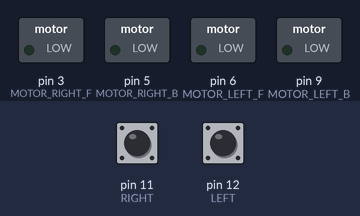
The sketch below on a simulated Arduino Uno, built with avr-gcc and run on an emulated ATmega328P. Shown: switched loads named in the sketch (green lamp = pin HIGH). Inputs (shaded band) come from the test bench; at power-on: pin 11 (RIGHT) LOW, pin 12 (LEFT) LOW.

Above: at 1.2 s.
1.3 s: pin 11 (RIGHT) pulled HIGH for 0.15 s
At 1.37 s:
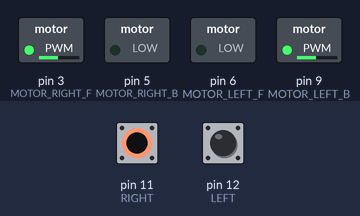
2.9 s: pin 12 (LEFT) pulled HIGH for 0.15 s
At 2.97 s:
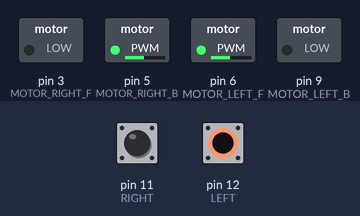
4.5 s: pin 12 (LEFT) pulled HIGH for 3.2 s
At 8.1 s:
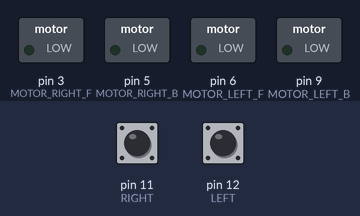
9.2 s: pin 11 (RIGHT) pulled HIGH for 1 s
At 10.0 s:
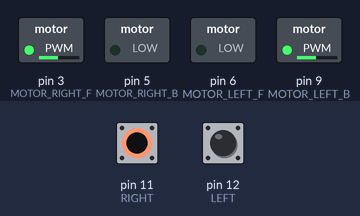
11.7 s: pin 11 (RIGHT) pulled HIGH for 3.2 s
At 16.0 s:
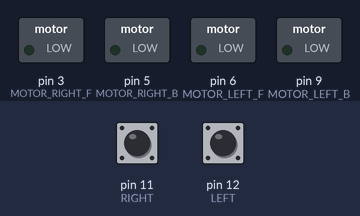
16.4 s: pin 11 (RIGHT) driven HIGH and pin 12 (LEFT) driven HIGH
At 17.2 s:
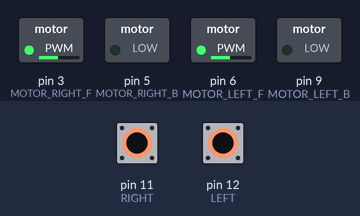
Timing chart, 0 to 18.9 s (numbered marks = the images above; inputs shaded):
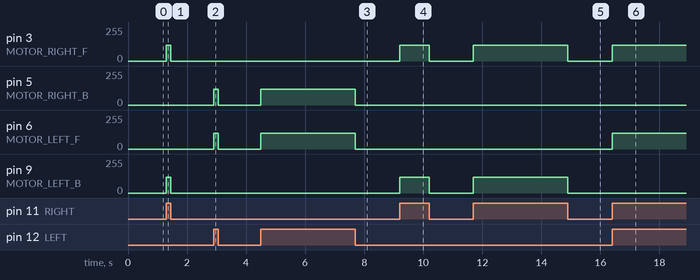

Measured:
- after the input at 1.3 s, pin 3 (MOTOR_RIGHT_F), pin 9 (MOTOR_LEFT_B): 0/255 → 120/255 at once, → 0/255 0.15 s later
- after the input at 2.9 s, pin 5 (MOTOR_RIGHT_B), pin 6 (MOTOR_LEFT_F): 0/255 → 120/255 at once, → 0/255 0.15 s later
- after the input at 4.5 s, pin 5 (MOTOR_RIGHT_B), pin 6 (MOTOR_LEFT_F): 0/255 → 120/255 at once, → 0/255 3.2 s later
- after the input at 9.2 s, pin 3 (MOTOR_RIGHT_F), pin 9 (MOTOR_LEFT_B): 0/255 → 120/255 at once, → 0/255 1.0 s later
- after the input at 11.7 s, pin 3 (MOTOR_RIGHT_F), pin 9 (MOTOR_LEFT_B): 0/255 → 120/255 at once, → 0/255 3.2 s later
- after the input at 16.4 s, pin 3 (MOTOR_RIGHT_F), pin 6 (MOTOR_LEFT_F): 0/255 → 120/255 at once

The sketch:

10__Project_Line_Follower.ino
```cpp
#define RIGHT 11
#define LEFT 12
#define MOTOR_RIGHT_F 3 //forward
#define MOTOR_RIGHT_B 5 //backward
#define MOTOR_LEFT_F 6 //forward
#define MOTOR_LEFT_B 9 //backward

int speed_val = 120;

void setup(){
  pinMode(LEFT, INPUT);
  pinMode(RIGHT, INPUT);
  pinMode(MOTOR_RIGHT_F, OUTPUT);
  pinMode(MOTOR_RIGHT_B, OUTPUT);
  pinMode(MOTOR_LEFT_F, OUTPUT);
  pinMode(MOTOR_LEFT_B, OUTPUT);
}

void loop() {
  bool left = digitalRead(LEFT);
  bool right = digitalRead(RIGHT);
  if((left==HIGH) && (right==HIGH)){
    analogWrite(MOTOR_RIGHT_F, speed_val);
    analogWrite(MOTOR_RIGHT_B, 0);
    analogWrite(MOTOR_LEFT_F, speed_val);
    analogWrite(MOTOR_LEFT_B, 0);
  }
  else if((left==LOW) && (right==HIGH)){
    analogWrite(MOTOR_RIGHT_F, speed_val);
    analogWrite(MOTOR_RIGHT_B, 0);
    analogWrite(MOTOR_LEFT_F, 0);
    analogWrite(MOTOR_LEFT_B, speed_val);
  }
  else if((left==HIGH) && (right==LOW)){
    analogWrite(MOTOR_RIGHT_F, 0);
    analogWrite(MOTOR_RIGHT_B, speed_val);
    analogWrite(MOTOR_LEFT_F, speed_val);
    analogWrite(MOTOR_LEFT_B, 0);
  }
  else if((left==LOW) && (right==LOW)){
    analogWrite(MOTOR_RIGHT_F, 0);
    analogWrite(MOTOR_RIGHT_B, 0);
    analogWrite(MOTOR_LEFT_F, 0);
    analogWrite(MOTOR_LEFT_B, 0);
  }
}
```
